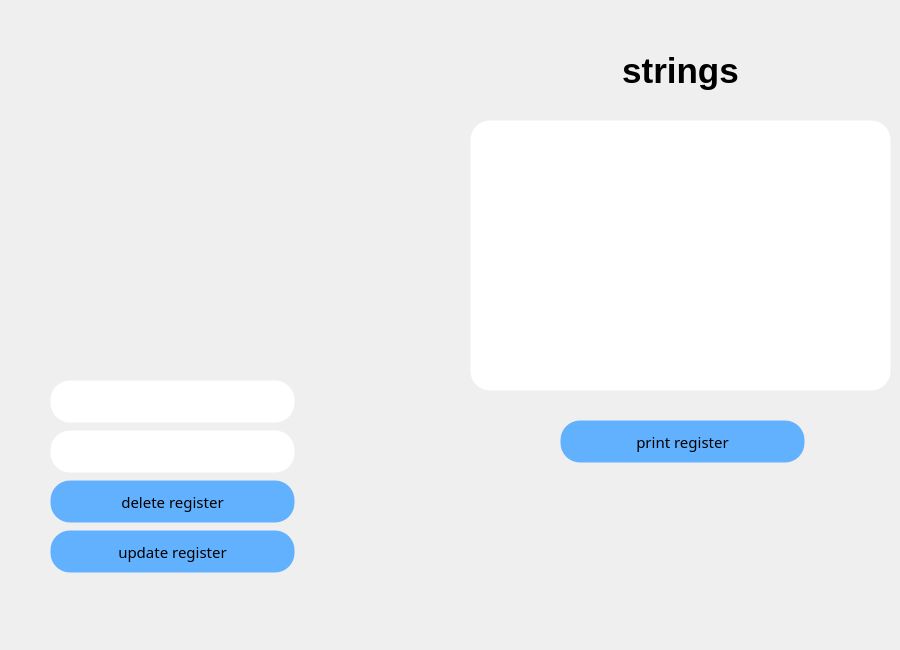
<?xml version="1.0" encoding="UTF-8"?>
<ui version="4.0">
 <class>Dialog</class>
 <widget class="QDialog" name="Dialog">
  <property name="geometry">
   <rect>
    <x>0</x>
    <y>0</y>
    <width>900</width>
    <height>650</height>
   </rect>
  </property>
  <property name="focusPolicy">
   <enum>Qt::ClickFocus</enum>
  </property>
  <property name="windowTitle">
   <string>Dialog</string>
  </property>
  <property name="styleSheet">
   <string notr="true">background: QLinearGradient(x1: 1, y1: 0, 
                            x2: 0, y2: 1, 
                            stop: 0   rgba(168, 214, 252, 255), 
                            stop: 0.5 rgba(217, 184, 255, 255), 
                            stop: 1   rgba(177, 110, 197, 255));</string>
  </property>
  <widget class="QLabel" name="label_login">
   <property name="geometry">
    <rect>
     <x>530</x>
     <y>40</y>
     <width>301</width>
     <height>61</height>
    </rect>
   </property>
   <property name="layoutDirection">
    <enum>Qt::LeftToRight</enum>
   </property>
   <property name="styleSheet">
    <string notr="true">font-family: 'Montserrat';
font-style: normal;
font-weight: 700;
font-size: 35px;
line-height: 122px;
color: #000;
background: none;</string>
   </property>
   <property name="text">
    <string>strings</string>
   </property>
   <property name="alignment">
    <set>Qt::AlignCenter</set>
   </property>
  </widget>
  <widget class="QPushButton" name="print_register_btn">
   <property name="geometry">
    <rect>
     <x>560</x>
     <y>420</y>
     <width>245</width>
     <height>43</height>
    </rect>
   </property>
   <property name="font">
    <font>
     <family>Montserrat</family>
     <pointsize>-1</pointsize>
     <weight>50</weight>
     <italic>false</italic>
     <bold>false</bold>
    </font>
   </property>
   <property name="cursor">
    <cursorShape>PointingHandCursor</cursorShape>
   </property>
   <property name="styleSheet">
    <string notr="true">QPushButton{
	 background-color: #62B1FF;
	border-radius: 20%;
	font-family: 'Montserrat';
	font-style: normal;
	font-weight: 400;
	font-size: 15px;
	color: #000000;
	border: 1px solid rgba(255, 255, 255, 0.01);
}
QPushButton:hover{
   background-color:#7DBFFF;
}
</string>
   </property>
   <property name="text">
    <string>print register</string>
   </property>
  </widget>
  <widget class="QTextEdit" name="info_test">
   <property name="geometry">
    <rect>
     <x>470</x>
     <y>120</y>
     <width>421</width>
     <height>271</height>
    </rect>
   </property>
   <property name="styleSheet">
    <string notr="true">QTextEdit{
background: #FFFFFF;
border-radius: 20%;
padding: 13px 17px;
font-family: 'Montserrat';
font-style: normal;
font-weight: 400;
font-size: 13px;
line-height: 16px;
border: 1px solid rgba(255, 255, 255, 0.01);
}
QTextEdit:focus{
	border: 1px solid #000;
}
</string>
   </property>
   <property name="html">
    <string>&lt;!DOCTYPE HTML PUBLIC &quot;-//W3C//DTD HTML 4.0//EN&quot; &quot;http://www.w3.org/TR/REC-html40/strict.dtd&quot;&gt;
&lt;html&gt;&lt;head&gt;&lt;meta name=&quot;qrichtext&quot; content=&quot;1&quot; /&gt;&lt;style type=&quot;text/css&quot;&gt;
p, li { white-space: pre-wrap; }
&lt;/style&gt;&lt;/head&gt;&lt;body style=&quot; font-family:'Montserrat'; font-size:13px; font-weight:400; font-style:normal;&quot;&gt;
&lt;p style=&quot;-qt-paragraph-type:empty; margin-top:0px; margin-bottom:0px; margin-left:0px; margin-right:0px; -qt-block-indent:0; text-indent:0px; font-family:'MS Shell Dlg 2'; font-size:7.8pt;&quot;&gt;&lt;br /&gt;&lt;/p&gt;&lt;/body&gt;&lt;/html&gt;</string>
   </property>
  </widget>
  <widget class="QPushButton" name="delete_register_btn">
   <property name="geometry">
    <rect>
     <x>50</x>
     <y>480</y>
     <width>245</width>
     <height>43</height>
    </rect>
   </property>
   <property name="font">
    <font>
     <family>Montserrat</family>
     <pointsize>-1</pointsize>
     <weight>50</weight>
     <italic>false</italic>
     <bold>false</bold>
    </font>
   </property>
   <property name="cursor">
    <cursorShape>PointingHandCursor</cursorShape>
   </property>
   <property name="styleSheet">
    <string notr="true">QPushButton{
	 background-color: #62B1FF;
	border-radius: 20%;
	font-family: 'Montserrat';
	font-style: normal;
	font-weight: 400;
	font-size: 15px;
	color: #000000;
border: 1px solid rgba(255, 255, 255, 0.01);
}
QPushButton:hover{
   background-color:#7DBFFF;
}



</string>
   </property>
   <property name="text">
    <string>delete register</string>
   </property>
  </widget>
  <widget class="QPushButton" name="update_register_btn">
   <property name="geometry">
    <rect>
     <x>50</x>
     <y>530</y>
     <width>245</width>
     <height>43</height>
    </rect>
   </property>
   <property name="font">
    <font>
     <family>Montserrat</family>
     <pointsize>-1</pointsize>
     <weight>50</weight>
     <italic>false</italic>
     <bold>false</bold>
    </font>
   </property>
   <property name="cursor">
    <cursorShape>PointingHandCursor</cursorShape>
   </property>
   <property name="focusPolicy">
    <enum>Qt::ClickFocus</enum>
   </property>
   <property name="autoFillBackground">
    <bool>false</bool>
   </property>
   <property name="styleSheet">
    <string notr="true">QPushButton{
	 background-color: #62B1FF;
	border-radius: 20%;
	font-family: 'Montserrat';
	font-style: normal;
	font-weight: 400;
	font-size: 15px;
	color: #000000;
	border: 1px solid rgba(255, 255, 255, 0.01);
}
QPushButton:hover{
   background-color:#7DBFFF;
}




</string>
   </property>
   <property name="text">
    <string>update register</string>
   </property>
  </widget>
  <widget class="QLineEdit" name="text_field_2">
   <property name="geometry">
    <rect>
     <x>50</x>
     <y>380</y>
     <width>245</width>
     <height>43</height>
    </rect>
   </property>
   <property name="styleSheet">
    <string notr="true">QLineEdit{
background: #FFFFFF;
border-radius: 20%;
padding: 13px 17px;
font-family: 'Montserrat';
font-style: normal;
font-weight: 400;
font-size: 13px;
line-height: 16px;
border: 1px solid rgba(255, 255, 255, 0.01);
}
QLineEdit:focus{
	border: 1px solid #000;
}
</string>
   </property>
  </widget>
  <widget class="QLineEdit" name="text_field_1">
   <property name="geometry">
    <rect>
     <x>50</x>
     <y>430</y>
     <width>245</width>
     <height>43</height>
    </rect>
   </property>
   <property name="styleSheet">
    <string notr="true">QLineEdit{
background: #FFFFFF;
border-radius: 20%;
padding: 13px 17px;
font-family: 'Montserrat';
font-style: normal;
font-weight: 400;
font-size: 13px;
line-height: 16px;
border: 1px solid rgba(255, 255, 255, 0.01);
}
QLineEdit:focus{
	border: 1px solid #000;
}
</string>
   </property>
  </widget>
 </widget>
 <resources/>
 <connections/>
</ui>
